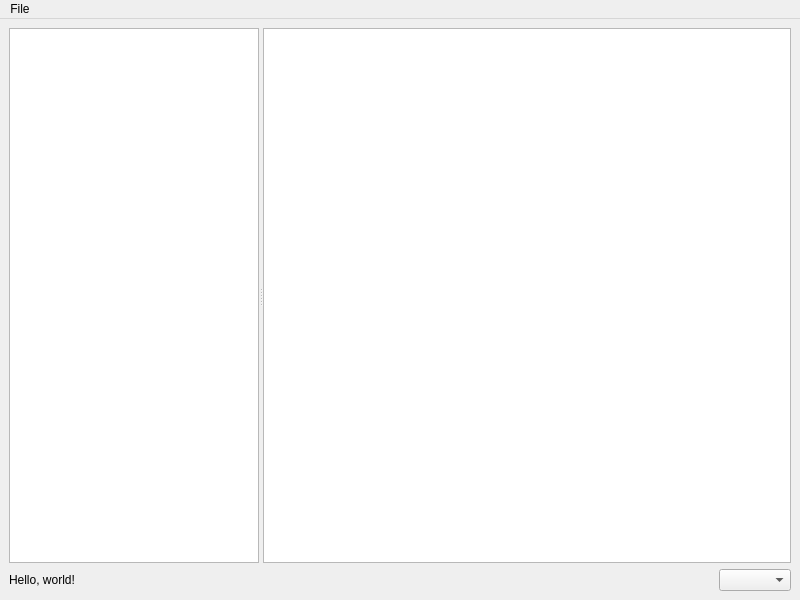
<?xml version="1.0" encoding="UTF-8"?>
<ui version="4.0">
 <class>PackViewer</class>
 <widget class="QMainWindow" name="PackViewer">
  <property name="geometry">
   <rect>
    <x>0</x>
    <y>0</y>
    <width>800</width>
    <height>600</height>
   </rect>
  </property>
  <property name="windowTitle">
   <string>Pack Viewer</string>
  </property>
  <widget class="QWidget" name="centralwidget">
   <layout class="QGridLayout" name="gridLayout" rowstretch="1,0">
    <item row="0" column="0">
     <widget class="QSplitter" name="splitter">
      <property name="orientation">
       <enum>Qt::Horizontal</enum>
      </property>
      <widget class="QListWidget" name="listWidget">
       <property name="maximumSize">
        <size>
         <width>250</width>
         <height>16777215</height>
        </size>
       </property>
      </widget>
      <widget class="QGraphicsView" name="graphicsView"/>
     </widget>
    </item>
    <item row="1" column="0">
     <layout class="QHBoxLayout" name="horizontalLayout" stretch="1,0">
      <item>
       <widget class="QLabel" name="label">
        <property name="text">
         <string>Hello, world!</string>
        </property>
       </widget>
      </item>
      <item>
       <widget class="QComboBox" name="scaleCombo"/>
      </item>
     </layout>
    </item>
   </layout>
  </widget>
  <widget class="QMenuBar" name="menubar">
   <property name="geometry">
    <rect>
     <x>0</x>
     <y>0</y>
     <width>800</width>
     <height>21</height>
    </rect>
   </property>
   <widget class="QMenu" name="menuFile">
    <property name="title">
     <string>File</string>
    </property>
    <addaction name="actionOpen"/>
    <addaction name="actionBackgroundColor"/>
    <addaction name="actionExtractImages"/>
    <addaction name="actionClose"/>
   </widget>
   <addaction name="menuFile"/>
  </widget>
  <action name="actionOpen">
   <property name="text">
    <string>Open .pack...</string>
   </property>
  </action>
  <action name="actionClose">
   <property name="text">
    <string>Close</string>
   </property>
  </action>
  <action name="actionBackgroundColor">
   <property name="text">
    <string>Background color...</string>
   </property>
  </action>
  <action name="actionExtractImages">
   <property name="text">
    <string>Extract images...</string>
   </property>
  </action>
 </widget>
 <resources/>
 <connections/>
</ui>
